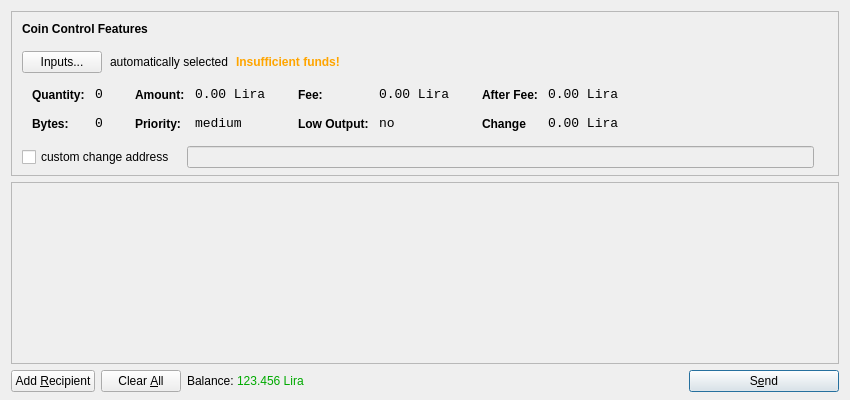
<?xml version="1.0" encoding="UTF-8"?>
<ui version="4.0">
 <class>SendCoinsDialog</class>
 <widget class="QDialog" name="SendCoinsDialog">
  <property name="geometry">
   <rect>
    <x>0</x>
    <y>0</y>
    <width>850</width>
    <height>400</height>
   </rect>
  </property>
  <property name="windowTitle">
   <string>Send Coins</string>
  </property>
  <property name="styleSheet">
   <string notr="true"/>
  </property>
  <layout class="QVBoxLayout" name="verticalLayout" stretch="0,1,0">
   <property name="bottomMargin">
    <number>8</number>
   </property>
   <item>
    <widget class="QFrame" name="frameCoinControl">
     <property name="sizePolicy">
      <sizepolicy hsizetype="Expanding" vsizetype="Expanding">
       <horstretch>0</horstretch>
       <verstretch>0</verstretch>
      </sizepolicy>
     </property>
     <property name="maximumSize">
      <size>
       <width>16777215</width>
       <height>16777215</height>
      </size>
     </property>
     <property name="frameShape">
      <enum>QFrame::StyledPanel</enum>
     </property>
     <property name="frameShadow">
      <enum>QFrame::Sunken</enum>
     </property>
     <layout class="QVBoxLayout" name="verticalLayoutCoinControl2">
      <property name="spacing">
       <number>6</number>
      </property>
      <property name="leftMargin">
       <number>0</number>
      </property>
      <property name="topMargin">
       <number>0</number>
      </property>
      <property name="rightMargin">
       <number>0</number>
      </property>
      <property name="bottomMargin">
       <number>6</number>
      </property>
      <item>
       <layout class="QVBoxLayout" name="verticalLayoutCoinControl" stretch="0,0,0,0,1">
        <property name="spacing">
         <number>0</number>
        </property>
        <property name="leftMargin">
         <number>10</number>
        </property>
        <property name="topMargin">
         <number>10</number>
        </property>
        <item>
         <layout class="QHBoxLayout" name="horizontalLayoutCoinControl1">
          <property name="bottomMargin">
           <number>15</number>
          </property>
          <item>
           <widget class="QLabel" name="labelCoinControlFeatures">
            <property name="sizePolicy">
             <sizepolicy hsizetype="Preferred" vsizetype="Maximum">
              <horstretch>0</horstretch>
              <verstretch>0</verstretch>
             </sizepolicy>
            </property>
            <property name="font">
             <font>
              <weight>75</weight>
              <bold>true</bold>
             </font>
            </property>
            <property name="styleSheet">
             <string notr="true">font-weight:bold;</string>
            </property>
            <property name="text">
             <string>Coin Control Features</string>
            </property>
           </widget>
          </item>
         </layout>
        </item>
        <item>
         <layout class="QHBoxLayout" name="horizontalLayoutCoinControl2" stretch="0,0,0,0">
          <property name="spacing">
           <number>8</number>
          </property>
          <property name="bottomMargin">
           <number>10</number>
          </property>
          <item>
           <widget class="QPushButton" name="pushButtonCoinControl">
            <property name="styleSheet">
             <string notr="true"/>
            </property>
            <property name="text">
             <string>Inputs...</string>
            </property>
           </widget>
          </item>
          <item>
           <widget class="QLabel" name="labelCoinControlAutomaticallySelected">
            <property name="text">
             <string>automatically selected</string>
            </property>
            <property name="margin">
             <number>5</number>
            </property>
           </widget>
          </item>
          <item>
           <widget class="QLabel" name="labelCoinControlInsuffFunds">
            <property name="font">
             <font>
              <weight>75</weight>
              <bold>true</bold>
             </font>
            </property>
            <property name="styleSheet">
             <string notr="true">color:orange;font-weight:bold;</string>
            </property>
            <property name="text">
             <string>Insufficient funds!</string>
            </property>
            <property name="margin">
             <number>5</number>
            </property>
           </widget>
          </item>
          <item>
           <spacer name="horizontalSpacerCoinControl">
            <property name="orientation">
             <enum>Qt::Horizontal</enum>
            </property>
            <property name="sizeHint" stdset="0">
             <size>
              <width>40</width>
              <height>1</height>
             </size>
            </property>
           </spacer>
          </item>
         </layout>
        </item>
        <item>
         <widget class="QWidget" name="widgetCoinControl" native="true">
          <property name="sizePolicy">
           <sizepolicy hsizetype="Preferred" vsizetype="Preferred">
            <horstretch>0</horstretch>
            <verstretch>0</verstretch>
           </sizepolicy>
          </property>
          <property name="minimumSize">
           <size>
            <width>0</width>
            <height>0</height>
           </size>
          </property>
          <property name="styleSheet">
           <string notr="true"/>
          </property>
          <layout class="QHBoxLayout" name="horizontalLayoutCoinControl5">
           <property name="leftMargin">
            <number>0</number>
           </property>
           <property name="topMargin">
            <number>0</number>
           </property>
           <property name="rightMargin">
            <number>0</number>
           </property>
           <property name="bottomMargin">
            <number>0</number>
           </property>
           <item>
            <layout class="QHBoxLayout" name="horizontalLayoutCoinControl3" stretch="0,0,0,1">
             <property name="spacing">
              <number>20</number>
             </property>
             <property name="topMargin">
              <number>0</number>
             </property>
             <property name="bottomMargin">
              <number>10</number>
             </property>
             <item>
              <layout class="QFormLayout" name="formLayoutCoinControl1">
               <property name="horizontalSpacing">
                <number>10</number>
               </property>
               <property name="verticalSpacing">
                <number>14</number>
               </property>
               <property name="leftMargin">
                <number>10</number>
               </property>
               <property name="topMargin">
                <number>4</number>
               </property>
               <property name="rightMargin">
                <number>6</number>
               </property>
               <item row="0" column="0">
                <widget class="QLabel" name="labelCoinControlQuantityText">
                 <property name="styleSheet">
                  <string notr="true">font-weight:bold;</string>
                 </property>
                 <property name="text">
                  <string>Quantity:</string>
                 </property>
                 <property name="margin">
                  <number>0</number>
                 </property>
                </widget>
               </item>
               <item row="0" column="1">
                <widget class="QLabel" name="labelCoinControlQuantity">
                 <property name="font">
                  <font>
                   <family>Monospace</family>
                   <pointsize>10</pointsize>
                  </font>
                 </property>
                 <property name="cursor">
                  <cursorShape>IBeamCursor</cursorShape>
                 </property>
                 <property name="contextMenuPolicy">
                  <enum>Qt::ActionsContextMenu</enum>
                 </property>
                 <property name="text">
                  <string>0</string>
                 </property>
                 <property name="margin">
                  <number>0</number>
                 </property>
                 <property name="textInteractionFlags">
                  <set>Qt::LinksAccessibleByMouse|Qt::TextSelectableByKeyboard|Qt::TextSelectableByMouse</set>
                 </property>
                </widget>
               </item>
               <item row="1" column="0">
                <widget class="QLabel" name="labelCoinControlBytesText">
                 <property name="styleSheet">
                  <string notr="true">font-weight:bold;</string>
                 </property>
                 <property name="text">
                  <string>Bytes:</string>
                 </property>
                </widget>
               </item>
               <item row="1" column="1">
                <widget class="QLabel" name="labelCoinControlBytes">
                 <property name="font">
                  <font>
                   <family>Monospace</family>
                   <pointsize>10</pointsize>
                  </font>
                 </property>
                 <property name="cursor">
                  <cursorShape>IBeamCursor</cursorShape>
                 </property>
                 <property name="contextMenuPolicy">
                  <enum>Qt::ActionsContextMenu</enum>
                 </property>
                 <property name="text">
                  <string>0</string>
                 </property>
                 <property name="textInteractionFlags">
                  <set>Qt::LinksAccessibleByMouse|Qt::TextSelectableByKeyboard|Qt::TextSelectableByMouse</set>
                 </property>
                </widget>
               </item>
              </layout>
             </item>
             <item>
              <layout class="QFormLayout" name="formLayoutCoinControl2">
               <property name="horizontalSpacing">
                <number>10</number>
               </property>
               <property name="verticalSpacing">
                <number>14</number>
               </property>
               <property name="leftMargin">
                <number>6</number>
               </property>
               <property name="topMargin">
                <number>4</number>
               </property>
               <property name="rightMargin">
                <number>6</number>
               </property>
               <item row="0" column="0">
                <widget class="QLabel" name="labelCoinControlAmountText">
                 <property name="styleSheet">
                  <string notr="true">font-weight:bold;</string>
                 </property>
                 <property name="text">
                  <string>Amount:</string>
                 </property>
                 <property name="margin">
                  <number>0</number>
                 </property>
                </widget>
               </item>
               <item row="0" column="1">
                <widget class="QLabel" name="labelCoinControlAmount">
                 <property name="font">
                  <font>
                   <family>Monospace</family>
                   <pointsize>10</pointsize>
                  </font>
                 </property>
                 <property name="cursor">
                  <cursorShape>IBeamCursor</cursorShape>
                 </property>
                 <property name="contextMenuPolicy">
                  <enum>Qt::ActionsContextMenu</enum>
                 </property>
                 <property name="text">
                  <string>0.00 Lira</string>
                 </property>
                 <property name="textInteractionFlags">
                  <set>Qt::LinksAccessibleByMouse|Qt::TextSelectableByKeyboard|Qt::TextSelectableByMouse</set>
                 </property>
                </widget>
               </item>
               <item row="1" column="0">
                <widget class="QLabel" name="labelCoinControlPriorityText">
                 <property name="styleSheet">
                  <string notr="true">font-weight:bold;</string>
                 </property>
                 <property name="text">
                  <string>Priority:</string>
                 </property>
                </widget>
               </item>
               <item row="1" column="1">
                <widget class="QLabel" name="labelCoinControlPriority">
                 <property name="font">
                  <font>
                   <family>Monospace</family>
                   <pointsize>10</pointsize>
                  </font>
                 </property>
                 <property name="cursor">
                  <cursorShape>IBeamCursor</cursorShape>
                 </property>
                 <property name="contextMenuPolicy">
                  <enum>Qt::ActionsContextMenu</enum>
                 </property>
                 <property name="text">
                  <string>medium</string>
                 </property>
                 <property name="textInteractionFlags">
                  <set>Qt::LinksAccessibleByMouse|Qt::TextSelectableByKeyboard|Qt::TextSelectableByMouse</set>
                 </property>
                </widget>
               </item>
              </layout>
             </item>
             <item>
              <layout class="QFormLayout" name="formLayoutCoinControl3">
               <property name="horizontalSpacing">
                <number>10</number>
               </property>
               <property name="verticalSpacing">
                <number>14</number>
               </property>
               <property name="leftMargin">
                <number>6</number>
               </property>
               <property name="topMargin">
                <number>4</number>
               </property>
               <property name="rightMargin">
                <number>6</number>
               </property>
               <item row="0" column="0">
                <widget class="QLabel" name="labelCoinControlFeeText">
                 <property name="styleSheet">
                  <string notr="true">font-weight:bold;</string>
                 </property>
                 <property name="text">
                  <string>Fee:</string>
                 </property>
                 <property name="margin">
                  <number>0</number>
                 </property>
                </widget>
               </item>
               <item row="0" column="1">
                <widget class="QLabel" name="labelCoinControlFee">
                 <property name="font">
                  <font>
                   <family>Monospace</family>
                   <pointsize>10</pointsize>
                  </font>
                 </property>
                 <property name="cursor">
                  <cursorShape>IBeamCursor</cursorShape>
                 </property>
                 <property name="contextMenuPolicy">
                  <enum>Qt::ActionsContextMenu</enum>
                 </property>
                 <property name="text">
                  <string>0.00 Lira</string>
                 </property>
                 <property name="textInteractionFlags">
                  <set>Qt::LinksAccessibleByMouse|Qt::TextSelectableByKeyboard|Qt::TextSelectableByMouse</set>
                 </property>
                </widget>
               </item>
               <item row="1" column="0">
                <widget class="QLabel" name="labelCoinControlLowOutputText">
                 <property name="styleSheet">
                  <string notr="true">font-weight:bold;</string>
                 </property>
                 <property name="text">
                  <string>Low Output:</string>
                 </property>
                </widget>
               </item>
               <item row="1" column="1">
                <widget class="QLabel" name="labelCoinControlLowOutput">
                 <property name="font">
                  <font>
                   <family>Monospace</family>
                   <pointsize>10</pointsize>
                  </font>
                 </property>
                 <property name="cursor">
                  <cursorShape>IBeamCursor</cursorShape>
                 </property>
                 <property name="contextMenuPolicy">
                  <enum>Qt::ActionsContextMenu</enum>
                 </property>
                 <property name="text">
                  <string>no</string>
                 </property>
                 <property name="textInteractionFlags">
                  <set>Qt::LinksAccessibleByMouse|Qt::TextSelectableByKeyboard|Qt::TextSelectableByMouse</set>
                 </property>
                </widget>
               </item>
              </layout>
             </item>
             <item>
              <layout class="QFormLayout" name="formLayoutCoinControl4">
               <property name="horizontalSpacing">
                <number>10</number>
               </property>
               <property name="verticalSpacing">
                <number>14</number>
               </property>
               <property name="leftMargin">
                <number>6</number>
               </property>
               <property name="topMargin">
                <number>4</number>
               </property>
               <property name="rightMargin">
                <number>6</number>
               </property>
               <item row="0" column="0">
                <widget class="QLabel" name="labelCoinControlAfterFeeText">
                 <property name="styleSheet">
                  <string notr="true">font-weight:bold;</string>
                 </property>
                 <property name="text">
                  <string>After Fee:</string>
                 </property>
                 <property name="margin">
                  <number>0</number>
                 </property>
                </widget>
               </item>
               <item row="0" column="1">
                <widget class="QLabel" name="labelCoinControlAfterFee">
                 <property name="font">
                  <font>
                   <family>Monospace</family>
                   <pointsize>10</pointsize>
                  </font>
                 </property>
                 <property name="cursor">
                  <cursorShape>IBeamCursor</cursorShape>
                 </property>
                 <property name="contextMenuPolicy">
                  <enum>Qt::ActionsContextMenu</enum>
                 </property>
                 <property name="text">
                  <string>0.00 Lira</string>
                 </property>
                 <property name="textInteractionFlags">
                  <set>Qt::LinksAccessibleByMouse|Qt::TextSelectableByKeyboard|Qt::TextSelectableByMouse</set>
                 </property>
                </widget>
               </item>
               <item row="1" column="0">
                <widget class="QLabel" name="labelCoinControlChangeText">
                 <property name="styleSheet">
                  <string notr="true">font-weight:bold;</string>
                 </property>
                 <property name="text">
                  <string>Change</string>
                 </property>
                </widget>
               </item>
               <item row="1" column="1">
                <widget class="QLabel" name="labelCoinControlChange">
                 <property name="font">
                  <font>
                   <family>Monospace</family>
                   <pointsize>10</pointsize>
                  </font>
                 </property>
                 <property name="cursor">
                  <cursorShape>IBeamCursor</cursorShape>
                 </property>
                 <property name="contextMenuPolicy">
                  <enum>Qt::ActionsContextMenu</enum>
                 </property>
                 <property name="text">
                  <string>0.00 Lira</string>
                 </property>
                 <property name="textInteractionFlags">
                  <set>Qt::LinksAccessibleByMouse|Qt::TextSelectableByKeyboard|Qt::TextSelectableByMouse</set>
                 </property>
                </widget>
               </item>
              </layout>
             </item>
            </layout>
           </item>
          </layout>
         </widget>
        </item>
        <item>
         <layout class="QHBoxLayout" name="horizontalLayoutCoinControl4" stretch="0,0,0">
          <property name="spacing">
           <number>12</number>
          </property>
          <property name="sizeConstraint">
           <enum>QLayout::SetDefaultConstraint</enum>
          </property>
          <property name="topMargin">
           <number>5</number>
          </property>
          <property name="rightMargin">
           <number>5</number>
          </property>
          <item>
           <widget class="QCheckBox" name="checkBoxCoinControlChange">
            <property name="text">
             <string>custom change address</string>
            </property>
           </widget>
          </item>
          <item>
           <widget class="QLineEdit" name="lineEditCoinControlChange">
            <property name="enabled">
             <bool>false</bool>
            </property>
            <property name="sizePolicy">
             <sizepolicy hsizetype="Expanding" vsizetype="Fixed">
              <horstretch>0</horstretch>
              <verstretch>0</verstretch>
             </sizepolicy>
            </property>
           </widget>
          </item>
          <item>
           <widget class="QLabel" name="labelCoinControlChangeLabel">
            <property name="sizePolicy">
             <sizepolicy hsizetype="Preferred" vsizetype="Expanding">
              <horstretch>0</horstretch>
              <verstretch>0</verstretch>
             </sizepolicy>
            </property>
            <property name="minimumSize">
             <size>
              <width>0</width>
              <height>0</height>
             </size>
            </property>
            <property name="text">
             <string/>
            </property>
            <property name="margin">
             <number>3</number>
            </property>
           </widget>
          </item>
         </layout>
        </item>
        <item>
         <spacer name="verticalSpacerCoinControl">
          <property name="orientation">
           <enum>Qt::Vertical</enum>
          </property>
          <property name="sizeHint" stdset="0">
           <size>
            <width>800</width>
            <height>1</height>
           </size>
          </property>
         </spacer>
        </item>
       </layout>
      </item>
     </layout>
    </widget>
   </item>
   <item>
    <widget class="QScrollArea" name="scrollArea">
     <property name="widgetResizable">
      <bool>true</bool>
     </property>
     <widget class="QWidget" name="scrollAreaWidgetContents">
      <property name="geometry">
       <rect>
        <x>0</x>
        <y>0</y>
        <width>828</width>
        <height>162</height>
       </rect>
      </property>
      <layout class="QVBoxLayout" name="verticalLayout_2">
       <property name="leftMargin">
        <number>0</number>
       </property>
       <property name="topMargin">
        <number>0</number>
       </property>
       <property name="rightMargin">
        <number>0</number>
       </property>
       <property name="bottomMargin">
        <number>0</number>
       </property>
       <item>
        <layout class="QVBoxLayout" name="entries">
         <property name="spacing">
          <number>6</number>
         </property>
        </layout>
       </item>
       <item>
        <spacer name="verticalSpacer">
         <property name="orientation">
          <enum>Qt::Vertical</enum>
         </property>
         <property name="sizeHint" stdset="0">
          <size>
           <width>20</width>
           <height>40</height>
          </size>
         </property>
        </spacer>
       </item>
      </layout>
     </widget>
    </widget>
   </item>
   <item>
    <layout class="QHBoxLayout" name="horizontalLayout">
     <item>
      <widget class="QPushButton" name="addButton">
       <property name="toolTip">
        <string>Send to multiple recipients at once</string>
       </property>
       <property name="text">
        <string>Add &amp;Recipient</string>
       </property>
       <property name="icon">
        <iconset resource="../bitcoin.qrc">
         <normaloff>:/icons/add</normaloff>:/icons/add</iconset>
       </property>
       <property name="autoDefault">
        <bool>false</bool>
       </property>
      </widget>
     </item>
     <item>
      <widget class="QPushButton" name="clearButton">
       <property name="sizePolicy">
        <sizepolicy hsizetype="Minimum" vsizetype="Fixed">
         <horstretch>0</horstretch>
         <verstretch>0</verstretch>
        </sizepolicy>
       </property>
       <property name="toolTip">
        <string>Remove all transaction fields</string>
       </property>
       <property name="text">
        <string>Clear &amp;All</string>
       </property>
       <property name="icon">
        <iconset resource="../bitcoin.qrc">
         <normaloff>:/icons/remove</normaloff>:/icons/remove</iconset>
       </property>
       <property name="autoRepeatDelay">
        <number>300</number>
       </property>
       <property name="autoDefault">
        <bool>false</bool>
       </property>
      </widget>
     </item>
     <item>
      <layout class="QHBoxLayout" name="horizontalLayout_2">
       <property name="spacing">
        <number>3</number>
       </property>
       <item>
        <widget class="QLabel" name="label">
         <property name="sizePolicy">
          <sizepolicy hsizetype="Preferred" vsizetype="Fixed">
           <horstretch>0</horstretch>
           <verstretch>0</verstretch>
          </sizepolicy>
         </property>
         <property name="text">
          <string>Balance:</string>
         </property>
        </widget>
       </item>
       <item>
        <widget class="QLabel" name="labelBalance">
         <property name="sizePolicy">
          <sizepolicy hsizetype="Preferred" vsizetype="Fixed">
           <horstretch>0</horstretch>
           <verstretch>0</verstretch>
          </sizepolicy>
         </property>
         <property name="cursor">
          <cursorShape>IBeamCursor</cursorShape>
         </property>
         <property name="styleSheet">
          <string notr="true">color: rgb(0, 170, 0);</string>
         </property>
         <property name="text">
          <string>123.456 Lira</string>
         </property>
         <property name="textInteractionFlags">
          <set>Qt::LinksAccessibleByMouse|Qt::TextSelectableByKeyboard|Qt::TextSelectableByMouse</set>
         </property>
        </widget>
       </item>
      </layout>
     </item>
     <item>
      <spacer name="horizontalSpacer">
       <property name="orientation">
        <enum>Qt::Horizontal</enum>
       </property>
       <property name="sizeHint" stdset="0">
        <size>
         <width>40</width>
         <height>20</height>
        </size>
       </property>
      </spacer>
     </item>
     <item>
      <widget class="QPushButton" name="sendButton">
       <property name="minimumSize">
        <size>
         <width>150</width>
         <height>0</height>
        </size>
       </property>
       <property name="toolTip">
        <string>Confirm the send action</string>
       </property>
       <property name="text">
        <string>S&amp;end</string>
       </property>
       <property name="icon">
        <iconset resource="../bitcoin.qrc">
         <normaloff>:/icons/send</normaloff>:/icons/send</iconset>
       </property>
       <property name="default">
        <bool>true</bool>
       </property>
      </widget>
     </item>
    </layout>
   </item>
  </layout>
 </widget>
 <resources>
  <include location="../bitcoin.qrc"/>
 </resources>
 <connections/>
</ui>
